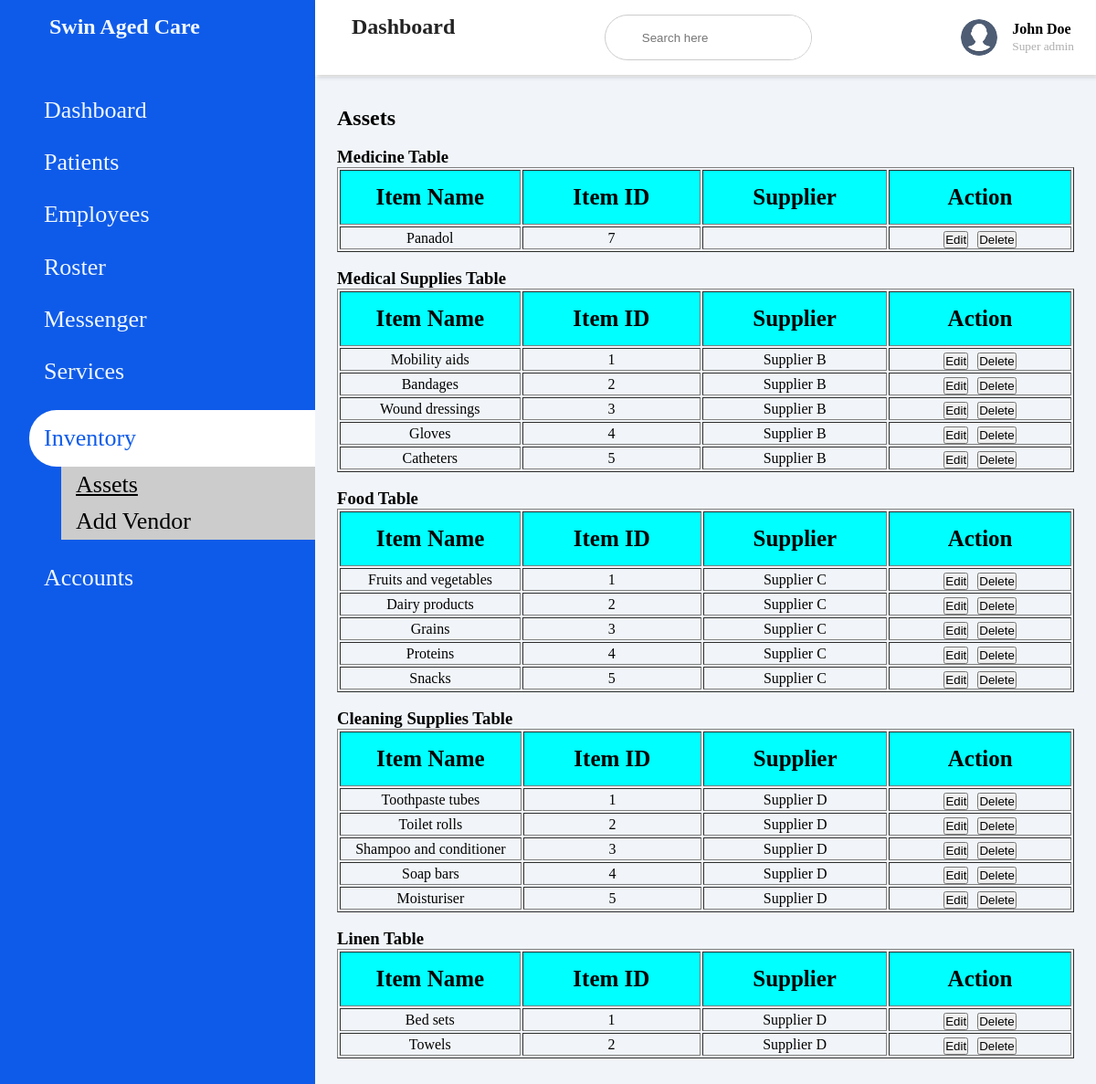
/Admin/Inventory.php, run on the app's committed database.
### tables this page shows
CREATE TABLE `medicine` (
  `id` int(11) NOT NULL,
  `ItemName` varchar(100) DEFAULT NULL,
  `Supplier` varchar(100) DEFAULT NULL,
  `phone` int(15) NOT NULL,
  `address` varchar(50) NOT NULL,
  `category` enum('medicine','medical','food','hygiene','linen') NOT NULL,
  `unit_price` int(100) NOT NULL,
  `total` int(100) NOT NULL,
  `Quantity` int(11) DEFAULT NULL
);

CREATE TABLE `medicalsupplies` (
  `id` int(11) NOT NULL,
  `ItemName` varchar(100) DEFAULT NULL,
  `Supplier` varchar(50) DEFAULT NULL,
  `Quantity` int(11) DEFAULT NULL,
  `phone` int(15) NOT NULL,
  `category` enum('medicine','medical','food','hygiene','linen') NOT NULL,
  `unit_price` int(100) NOT NULL,
  `total` int(100) NOT NULL,
  `address` varchar(50) NOT NULL
);

CREATE TABLE `food` (
  `id` int(11) NOT NULL,
  `ItemName` varchar(100) DEFAULT NULL,
  `Supplier` varchar(50) DEFAULT NULL,
  `Quantity` int(11) DEFAULT NULL,
  `phone` int(15) NOT NULL,
  `category` enum('medicine','medical','food','hygiene','linen') NOT NULL,
  `unit_price` int(100) NOT NULL,
  `total` int(100) NOT NULL,
  `address` varchar(50) NOT NULL
);

CREATE TABLE `cleaningsupplies` (
  `id` int(11) NOT NULL,
  `ItemName` varchar(100) NOT NULL,
  `Supplier` varchar(50) NOT NULL,
  `Quantity` int(11) NOT NULL,
  `phone` int(15) NOT NULL,
  `category` enum('medicine','medical','food','hygiene','linen') NOT NULL,
  `unit_price` int(100) NOT NULL,
  `total` int(100) NOT NULL,
  `address` varchar(50) NOT NULL
);

CREATE TABLE `linen` (
  `id` int(11) NOT NULL,
  `ItemName` varchar(100) NOT NULL,
  `Supplier` varchar(50) NOT NULL,
  `Quantity` int(11) NOT NULL,
  `phone` int(15) NOT NULL,
  `category` enum('medicine','medical','food','hygiene','linen') NOT NULL,
  `unit_price` int(100) NOT NULL,
  `total` int(100) NOT NULL,
  `address` varchar(50) NOT NULL
);

### Admin/Inventory.php (the view, shortened to what this page needs)
<!DOCTYPE html >
<html lang="en">
<head>
<link rel= "stylesheet" href= "https://maxst.icons8.com/vue-static/landings/line-awesome/line-awesome/1.3.0/css/line-awesome.min.css" >
<link rel="stylesheet"  type="text/css" href="inventory.css">
</head>
<body>
    <div class="sidebar">
        <div class="sidebar-brand">
            <h2><span class="las la-clinic-medical"></span> <span>Swin Aged Care</span></h2>
        </div>
        <div class="sidebar-menu">
            <ul>
                <li>
                    <a href="homepage.php" class=""><span class="las la-igloo"></span>
                    <span>Dashboard</span></a>
                </li>
                <li>
                    <a href="patient_form.php" class=""><span class="lab la-accessible-icon"></span>
                    <span>Patients</span></a>
                </li>
                <li>
                    <a href="addEmployee.html"><span class="las la-users"></span>
                    <span>Employees</span></a>
                </li>
                <li>
                    <a href="Roster.html"><span class="las la-clipboard-list"></span>
                    <span>Roster</span></a>
                </li>
                <li>
                    <a href="messenger.php"><span class="las la-receipt"></span>
                    <span>Messenger</span></a>
                </li>
                <li>
                    <a href="Service.php"><span class="las la-bell"></span>
                    <span>Services</span></a>
                </li>
                <li>
                    <a href="Inventory.php" class="active"><span class="las la-receipt"></span>
                    <span>Inventory</span></a>
                    <div class="sub-menu">
                        <a href="" class="sub-item1"><i class="las la-angle-right"></i>Assets</a>
                        <a href="Vendor.php" class="sub-item"><i class="las la-angle-right"></i>Add Vendor</a>
                    </div>
                </li>
                <li>
                    <a href="account.php"><span class="las la-user-circle"></span>
                    <span>Accounts</span></a>
                </li>
            </ul>
        </div>
    </div>
    <div class="main-content">
        <header>
            <h2>
                <label for="nav-toggle">
                    <span class="las la-bars"></span>
                    Dashboard
                </label>
            </h2>
            <div class="search-wrapper">
                <input type="search" placeholder="Search here">
            </div>
            <div class="user-wrapper">
                <img src="Profile.png" width="40px" height="40px" alt="">
                <div>
                    <h4>John Doe</h4>
                    <small>Super admin</small>
                </div>
            </div>
        </header>
        <main>
            <h2>Assets</h2>
            <br>
            <?php
            $servername = "localhost";
            $username = "root";
            $password = "";
            $dbname = "admin";
            $conn = new mysqli($servername, $username, $password, $dbname);
            $sql = "SELECT * FROM medicine";
            $result = mysqli_query($conn, $sql);
            if(mysqli_num_rows($result) > 0) {
                echo "<h3>Medicine Table</h3>";
                echo "<table border='1'>";
                echo "<tr class='item-header'>";
                echo "<th>Item Name</th>";
                echo "<th>Item ID</th>";
                echo "<th>Supplier</th>";
                echo "<th>Action</th>";
                echo "</tr>";
                while($row = mysqli_fetch_assoc($result)) {
                    echo "<tr class='items'>";
                    echo "<td>".$row['ItemName']."</td>";
                    echo "<td>".$row['id']."</td>";
                    echo "<td>".$row['Supplier']."</td>";
                    echo "<td class='action-cell'>";
                    echo "<a href='InventoryEdit.php?id=" . $row['id'] . "'><button>Edit</button></a>";
                    echo "<form method='post' style='display: inline;'><input type='hidden' name='delete_id' value='".$row['id']."'><input type='submit' value='Delete'></form>";
                    echo "</td>";
                    echo "</tr>";
                }
                echo "</table>";
            } else {
                echo "No records found";
            }
            ?>
<br>
            <?php
                $servername = "localhost";
                $username = "root";
                $password = "";
                $dbname = "admin";
                $conn = new mysqli($servername, $username, $password, $dbname);
                $sql = "SELECT * FROM medicalsupplies";
                $result = mysqli_query($conn, $sql);
                if(mysqli_num_rows($result) > 0) {
                    echo "<h3>Medical Supplies Table</h3>";
                    echo "<table border='1'>";
                    echo "<tr class='item-header'>";
                    echo "<th>Item Name</th>";
                    echo "<th>Item ID</th>";
                    echo "<th>Supplier</th>";
                    echo "<th>Action</th>";
                    echo "</tr>";
                    while($row = mysqli_fetch_assoc($result)) {
                        echo "<tr class='items'>";
                        echo "<td>".$row['ItemName']."</td>";
                        echo "<td>".$row['id']."</td>";
                        echo "<td>".$row['Supplier']."</td>";
                        echo "<td class='action-cell'>";
                        echo "<a href='medicalEdit.php?id=" . $row['id'] . "'><button>Edit</button></a>";
                        echo "<form method='post' style='display: inline;'><input type='hidden' name='delete_id' value='".$row['id']."'><input type='submit' value='Delete'></form>";
                        echo "</td>";
                        echo "</tr>";
                    }
                    echo "</table>";
                } else {
                    echo "No records found";
                }
            ?>
    <br>
            <?php
                $servername = "localhost";
                $username = "root";
                $password = "";
                $dbname = "admin";
                $conn = new mysqli($servername, $username, $password, $dbname);
                $sql = "SELECT * FROM food";
                $result = mysqli_query($conn, $sql);
                if(mysqli_num_rows($result) > 0) {
                    echo "<h3>Food Table</h3>";
                    echo "<table border='1'>";
                    echo "<tr class='item-header'>";
                    echo "<th>Item Name</th>";
                    echo "<th>Item ID</th>";
                    echo "<th>Supplier</th>";
                    echo "<th>Action</th>";
                    echo "</tr>";
                    while($row = mysqli_fetch_assoc($result)) {
                        echo "<tr class='items'>";
                        echo "<td>".$row['ItemName']."</td>";
                        echo "<td>".$row['id']."</td>";
                        echo "<td>".$row['Supplier']."</td>";
                        echo "<td class='action-cell'>";
                        echo "<a href='foodEdit.php?id=" . $row['id'] . "'><button>Edit</button></a>";
                        echo "<form method='post' style='display: inline;'><input type='hidden' name='delete_id' value='".$row['id']."'><input type='submit' value='Delete'></form>";
                        echo "</td>";
                        echo "</tr>";
                    }
                    echo "</table>";
                } else {
                    echo "No records found";
                }
            ?>
 <br>
            <?php
                $servername = "localhost";
                $username = "root";
                $password = "";
                $dbname = "admin";
                $conn = new mysqli($servername, $username, $password, $dbname);
                $sql = "SELECT * FROM cleaningsupplies";
                $result = mysqli_query($conn, $sql);
                if(mysqli_num_rows($result) > 0) {
                    echo "<h3>Cleaning Supplies Table</h3>";
                    echo "<table border='1'>";
                    echo "<tr class='item-header'>";
                    echo "<th>Item Name</th>";
                    echo "<th>Item ID</th>";
                    echo "<th>Supplier</th>";
                    echo "<th>Action</th>";
                    echo "</tr>";
                    while($row = mysqli_fetch_assoc($result)) {
                        echo "<tr class='items'>";
                        echo "<td>".$row['ItemName']."</td>";
                        echo "<td>".$row['id']."</td>";
                        echo "<td>".$row['Supplier']."</td>";
                        echo "<td class='action-cell'>";
                        echo "<a href='hygieneEdit.php?id=" . $row['id'] . "'><button>Edit</button></a>";
                        echo "<form method='post' style='display: inline;'><input type='hidden' name='delete_id' value='".$row['id']."'><input type='submit' value='Delete'></form>";
                        echo "</td>";
                        echo "</tr>";
                    }
                    echo "</table>";
                } else {
                    echo "No records found";
                }
            ?>
 <br>
            <?php
                $servername = "localhost";
                $username = "root";
                $password = "";
                $dbname = "admin";
                $conn = new mysqli($servername, $username, $password, $dbname);
                $sql = "SELECT * FROM linen";
                $result = mysqli_query($conn, $sql);
                if(mysqli_num_rows($result) > 0) {
                    echo "<h3>Linen Table</h3>";
                    echo "<table border='1'>";
                    echo "<tr class='item-header'>";
                    echo "<th>Item Name</th>";
                    echo "<th>Item ID</th>";
                    echo "<th>Supplier</th>";
                    echo "<th>Action</th>";
                    echo "</tr>";
                    while($row = mysqli_fetch_assoc($result)) {
                        echo "<tr class='items'>";
                        echo "<td>".$row['ItemName']."</td>";
                        echo "<td>".$row['id']."</td>";
                        echo "<td>".$row['Supplier']."</td>";
                        echo "<td class='action-cell'>";
                        echo "<a href='linenEdit.php?id=" . $row['id'] . "'><button>Edit</button></a>";
                        echo "<form method='post' style='display: inline;'><input type='hidden' name='delete_id' value='".$row['id']."'><input type='submit' value='Delete'></form>";
                        echo "</td>";
                        echo "</tr>";
                    }
                    echo "</table>";
                } else {
                    echo "No records found";
                }
            ?>
        </main>
    </div>
</body>
</html>

### Admin/inventory.css (style rules this page uses)
* { padding: 0; margin: 0; box-sizing: border-box; list-style-type: none; text-decoration: none; }
.sidebar { width: 345px; position: fixed; left: 0; top: 0; height: 100%; background: #0f5be9; z-index: 100; transition: width 300ms; }
.sidebar-brand { height: 90px; padding: 1rem 0rem 1rem 2rem; color: aliceblue; }
.sidebar-brand h2 span { display: inline-block; padding-right: 1rem; }
.sidebar-menu { margin-top: 1rem; }
.sidebar-menu li { width: 100%; margin-bottom: 1.7rem; padding-left: 2rem; }
.sidebar-menu a { padding-left: 1rem; display: block; color: aliceblue; font-size: 26px; }
.sidebar-menu a.active { background: #fff; padding-top: 1rem; padding-bottom: 1rem; color:#0f5be9; border-radius: 30px 0px 0px 30px; }
.sub-menu a { margin-left: 35px; background-color:#ccc; color: black; }
.sub-item, .sub-item1 { padding: 5px; }
.sub-item1 { text-decoration: underline; }
.main-content { transition: margin-left 300ms; margin-left: 345px; }
header { display: flex; justify-content: space-between; padding: 1rem 1.5rem; box-shadow: 2px 2px 5px rgba(0,0,0,0.2); position: fixed; left: 345px; width: calc(100% - 345px); top: 0; z-index: 100; background-color: #fff; }
header h2 { color: #222; }
header label span { font-size: 1.5rem; padding-right: 1rem; }
.search-wrapper { border: 1px solid #ccc; border-radius: 30px; height: 50px; display: flex; align-items: center; overflow-x: hidden; }
.search-wrapper input { height: 100%; padding: .5rem; border: none; outline: none; }
.user-wrapper { display: flex; align-items: center; }
.user-wrapper img { border-radius: 50%; margin-right: 1rem; }
.user-wrapper h4 { margin-bottom: 0; }
.user-wrapper small { display: inline-block; color: #aeaeae; margin-top: -3px; }
main { margin-top: 84px; padding: 2rem 1.5rem; background: #f1f5f9; min-height: calc(100vh - 90px); }
table { width: 100%; }
.item-header { background-color: aqua; font-size: 25px; }
.items { align-items: center; }
.items td { vertical-align: middle; text-align: center; }
table tr th { width: 220px; height: 60px; font-size: 25px; }
table tr td a { width: auto; height: 20px; font-size: 20px; margin-right: 10px; }
.action-cell { white-space: nowrap; }

### data on the page
medicine: ItemName "Panadol", id "7"
medicalsupplies: ItemName "Mobility aids", id "1", Supplier "Supplier B"
medicalsupplies: ItemName "Bandages", id "2", Supplier "Supplier B"
medicalsupplies: ItemName "Wound dressings", id "3", Supplier "Supplier B"
medicalsupplies: ItemName "Gloves", id "4", Supplier "Supplier B"
medicalsupplies: ItemName "Catheters", id "5", Supplier "Supplier B"
food: ItemName "Fruits and vegetables", id "1", Supplier "Supplier C"
food: ItemName "Dairy products", id "2", Supplier "Supplier C"
food: ItemName "Grains", id "3", Supplier "Supplier C"
food: ItemName "Proteins", id "4", Supplier "Supplier C"
food: ItemName "Snacks", id "5", Supplier "Supplier C"
cleaningsupplies: ItemName "Toothpaste tubes", id "1", Supplier "Supplier D"
cleaningsupplies: ItemName "Toilet rolls", id "2", Supplier "Supplier D"
cleaningsupplies: ItemName "Shampoo and conditioner", id "3", Supplier "Supplier D"
cleaningsupplies: ItemName "Soap bars", id "4", Supplier "Supplier D"
cleaningsupplies: ItemName "Moisturiser", id "5", Supplier "Supplier D"
linen: ItemName "Bed sets", id "1", Supplier "Supplier D"
linen: ItemName "Towels", id "2", Supplier "Supplier D"
